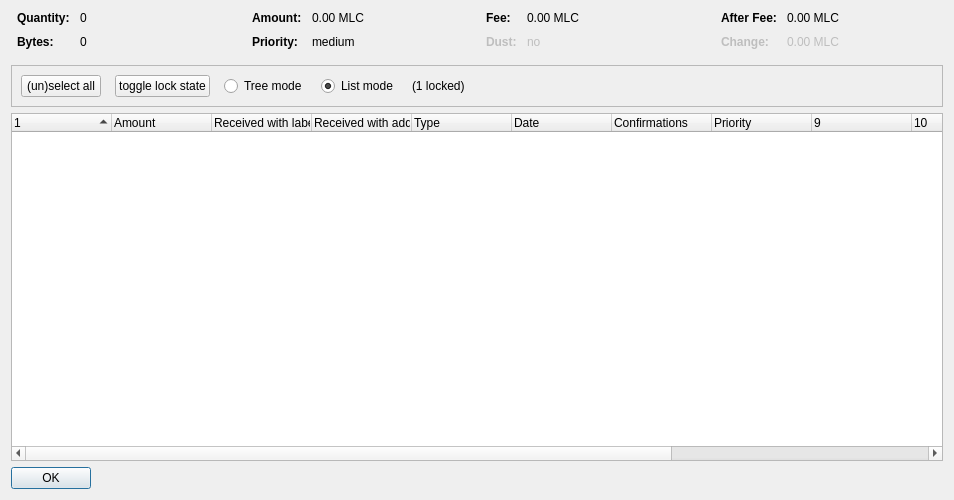
<?xml version="1.0" encoding="UTF-8"?>
<ui version="4.0">
 <class>CoinControlDialog</class>
 <widget class="QDialog" name="CoinControlDialog">
  <property name="geometry">
   <rect>
    <x>0</x>
    <y>0</y>
    <width>954</width>
    <height>500</height>
   </rect>
  </property>
  <property name="windowTitle">
   <string>Coin Selection</string>
  </property>
  <layout class="QVBoxLayout" name="verticalLayout">
   <item>
    <layout class="QHBoxLayout" name="horizontalLayoutTop" stretch="0,0,0,0">
     <property name="topMargin">
      <number>0</number>
     </property>
     <property name="bottomMargin">
      <number>10</number>
     </property>
     <item>
      <layout class="QFormLayout" name="formLayoutCoinControl1">
       <property name="horizontalSpacing">
        <number>10</number>
       </property>
       <property name="verticalSpacing">
        <number>10</number>
       </property>
       <property name="leftMargin">
        <number>6</number>
       </property>
       <property name="rightMargin">
        <number>6</number>
       </property>
       <item row="0" column="0">
        <widget class="QLabel" name="labelCoinControlQuantityText">
         <property name="font">
          <font>
           <weight>75</weight>
           <bold>true</bold>
          </font>
         </property>
         <property name="text">
          <string>Quantity:</string>
         </property>
        </widget>
       </item>
       <item row="0" column="1">
        <widget class="QLabel" name="labelCoinControlQuantity">
         <property name="cursor">
          <cursorShape>IBeamCursor</cursorShape>
         </property>
         <property name="contextMenuPolicy">
          <enum>Qt::ActionsContextMenu</enum>
         </property>
         <property name="text">
          <string notr="true">0</string>
         </property>
         <property name="textInteractionFlags">
          <set>Qt::LinksAccessibleByMouse|Qt::TextSelectableByKeyboard|Qt::TextSelectableByMouse</set>
         </property>
        </widget>
       </item>
       <item row="1" column="0">
        <widget class="QLabel" name="labelCoinControlBytesText">
         <property name="font">
          <font>
           <weight>75</weight>
           <bold>true</bold>
          </font>
         </property>
         <property name="text">
          <string>Bytes:</string>
         </property>
        </widget>
       </item>
       <item row="1" column="1">
        <widget class="QLabel" name="labelCoinControlBytes">
         <property name="cursor">
          <cursorShape>IBeamCursor</cursorShape>
         </property>
         <property name="contextMenuPolicy">
          <enum>Qt::ActionsContextMenu</enum>
         </property>
         <property name="text">
          <string notr="true">0</string>
         </property>
         <property name="textInteractionFlags">
          <set>Qt::LinksAccessibleByMouse|Qt::TextSelectableByKeyboard|Qt::TextSelectableByMouse</set>
         </property>
        </widget>
       </item>
      </layout>
     </item>
     <item>
      <layout class="QFormLayout" name="formLayoutCoinControl2">
       <property name="horizontalSpacing">
        <number>10</number>
       </property>
       <property name="verticalSpacing">
        <number>10</number>
       </property>
       <property name="leftMargin">
        <number>6</number>
       </property>
       <property name="rightMargin">
        <number>6</number>
       </property>
       <item row="0" column="0">
        <widget class="QLabel" name="labelCoinControlAmountText">
         <property name="font">
          <font>
           <weight>75</weight>
           <bold>true</bold>
          </font>
         </property>
         <property name="text">
          <string>Amount:</string>
         </property>
        </widget>
       </item>
       <item row="0" column="1">
        <widget class="QLabel" name="labelCoinControlAmount">
         <property name="cursor">
          <cursorShape>IBeamCursor</cursorShape>
         </property>
         <property name="contextMenuPolicy">
          <enum>Qt::ActionsContextMenu</enum>
         </property>
         <property name="text">
          <string notr="true">0.00 MLC</string>
         </property>
         <property name="textInteractionFlags">
          <set>Qt::LinksAccessibleByMouse|Qt::TextSelectableByKeyboard|Qt::TextSelectableByMouse</set>
         </property>
        </widget>
       </item>
       <item row="1" column="0">
        <widget class="QLabel" name="labelCoinControlPriorityText">
         <property name="font">
          <font>
           <weight>75</weight>
           <bold>true</bold>
          </font>
         </property>
         <property name="text">
          <string>Priority:</string>
         </property>
        </widget>
       </item>
       <item row="1" column="1">
        <widget class="QLabel" name="labelCoinControlPriority">
         <property name="cursor">
          <cursorShape>IBeamCursor</cursorShape>
         </property>
         <property name="contextMenuPolicy">
          <enum>Qt::ActionsContextMenu</enum>
         </property>
         <property name="text">
          <string>medium</string>
         </property>
         <property name="textInteractionFlags">
          <set>Qt::LinksAccessibleByMouse|Qt::TextSelectableByKeyboard|Qt::TextSelectableByMouse</set>
         </property>
        </widget>
       </item>
      </layout>
     </item>
     <item>
      <layout class="QFormLayout" name="formLayoutCoinControl3">
       <property name="horizontalSpacing">
        <number>10</number>
       </property>
       <property name="verticalSpacing">
        <number>10</number>
       </property>
       <property name="leftMargin">
        <number>6</number>
       </property>
       <property name="rightMargin">
        <number>6</number>
       </property>
       <item row="0" column="0">
        <widget class="QLabel" name="labelCoinControlFeeText">
         <property name="font">
          <font>
           <weight>75</weight>
           <bold>true</bold>
          </font>
         </property>
         <property name="text">
          <string>Fee:</string>
         </property>
        </widget>
       </item>
       <item row="0" column="1">
        <widget class="QLabel" name="labelCoinControlFee">
         <property name="cursor">
          <cursorShape>IBeamCursor</cursorShape>
         </property>
         <property name="contextMenuPolicy">
          <enum>Qt::ActionsContextMenu</enum>
         </property>
         <property name="text">
          <string notr="true">0.00 MLC</string>
         </property>
         <property name="textInteractionFlags">
          <set>Qt::LinksAccessibleByMouse|Qt::TextSelectableByKeyboard|Qt::TextSelectableByMouse</set>
         </property>
        </widget>
       </item>
       <item row="1" column="0">
        <widget class="QLabel" name="labelCoinControlLowOutputText">
         <property name="enabled">
          <bool>false</bool>
         </property>
         <property name="font">
          <font>
           <weight>75</weight>
           <bold>true</bold>
          </font>
         </property>
         <property name="text">
          <string>Dust:</string>
         </property>
        </widget>
       </item>
       <item row="1" column="1">
        <widget class="QLabel" name="labelCoinControlLowOutput">
         <property name="enabled">
          <bool>false</bool>
         </property>
         <property name="cursor">
          <cursorShape>IBeamCursor</cursorShape>
         </property>
         <property name="contextMenuPolicy">
          <enum>Qt::ActionsContextMenu</enum>
         </property>
         <property name="text">
          <string>no</string>
         </property>
         <property name="textInteractionFlags">
          <set>Qt::LinksAccessibleByMouse|Qt::TextSelectableByKeyboard|Qt::TextSelectableByMouse</set>
         </property>
        </widget>
       </item>
      </layout>
     </item>
     <item>
      <layout class="QFormLayout" name="formLayoutCoinControl4">
       <property name="horizontalSpacing">
        <number>10</number>
       </property>
       <property name="verticalSpacing">
        <number>10</number>
       </property>
       <property name="leftMargin">
        <number>6</number>
       </property>
       <property name="rightMargin">
        <number>6</number>
       </property>
       <item row="0" column="0">
        <widget class="QLabel" name="labelCoinControlAfterFeeText">
         <property name="font">
          <font>
           <weight>75</weight>
           <bold>true</bold>
          </font>
         </property>
         <property name="text">
          <string>After Fee:</string>
         </property>
        </widget>
       </item>
       <item row="0" column="1">
        <widget class="QLabel" name="labelCoinControlAfterFee">
         <property name="cursor">
          <cursorShape>IBeamCursor</cursorShape>
         </property>
         <property name="contextMenuPolicy">
          <enum>Qt::ActionsContextMenu</enum>
         </property>
         <property name="text">
          <string notr="true">0.00 MLC</string>
         </property>
         <property name="textInteractionFlags">
          <set>Qt::LinksAccessibleByMouse|Qt::TextSelectableByKeyboard|Qt::TextSelectableByMouse</set>
         </property>
        </widget>
       </item>
       <item row="1" column="0">
        <widget class="QLabel" name="labelCoinControlChangeText">
         <property name="enabled">
          <bool>false</bool>
         </property>
         <property name="font">
          <font>
           <weight>75</weight>
           <bold>true</bold>
          </font>
         </property>
         <property name="text">
          <string>Change:</string>
         </property>
        </widget>
       </item>
       <item row="1" column="1">
        <widget class="QLabel" name="labelCoinControlChange">
         <property name="enabled">
          <bool>false</bool>
         </property>
         <property name="cursor">
          <cursorShape>IBeamCursor</cursorShape>
         </property>
         <property name="contextMenuPolicy">
          <enum>Qt::ActionsContextMenu</enum>
         </property>
         <property name="text">
          <string notr="true">0.00 MLC</string>
         </property>
         <property name="textInteractionFlags">
          <set>Qt::LinksAccessibleByMouse|Qt::TextSelectableByKeyboard|Qt::TextSelectableByMouse</set>
         </property>
        </widget>
       </item>
      </layout>
     </item>
    </layout>
   </item>
   <item>
    <widget class="QFrame" name="frame">
     <property name="minimumSize">
      <size>
       <width>0</width>
       <height>40</height>
      </size>
     </property>
     <property name="frameShape">
      <enum>QFrame::StyledPanel</enum>
     </property>
     <property name="frameShadow">
      <enum>QFrame::Sunken</enum>
     </property>
     <layout class="QHBoxLayout" name="horizontalLayout">
      <item>
       <layout class="QHBoxLayout" name="horizontalLayoutPanel" stretch="0,0,0,0,0,0">
        <property name="spacing">
         <number>14</number>
        </property>
        <item>
         <widget class="QPushButton" name="pushButtonSelectAll">
          <property name="sizePolicy">
           <sizepolicy hsizetype="Maximum" vsizetype="Fixed">
            <horstretch>0</horstretch>
            <verstretch>0</verstretch>
           </sizepolicy>
          </property>
          <property name="text">
           <string>(un)select all</string>
          </property>
          <property name="autoDefault">
           <bool>false</bool>
          </property>
         </widget>
        </item>
        <item>
         <widget class="QPushButton" name="pushButtonToggleLock">
          <property name="sizePolicy">
           <sizepolicy hsizetype="Maximum" vsizetype="Fixed">
            <horstretch>0</horstretch>
            <verstretch>0</verstretch>
           </sizepolicy>
          </property>
          <property name="text">
           <string>toggle lock state</string>
          </property>
          <property name="autoDefault">
           <bool>false</bool>
          </property>
         </widget>
        </item>
        <item>
         <widget class="QRadioButton" name="radioTreeMode">
          <property name="sizePolicy">
           <sizepolicy hsizetype="Maximum" vsizetype="Fixed">
            <horstretch>0</horstretch>
            <verstretch>0</verstretch>
           </sizepolicy>
          </property>
          <property name="text">
           <string>Tree mode</string>
          </property>
         </widget>
        </item>
        <item>
         <widget class="QRadioButton" name="radioListMode">
          <property name="sizePolicy">
           <sizepolicy hsizetype="Maximum" vsizetype="Fixed">
            <horstretch>0</horstretch>
            <verstretch>0</verstretch>
           </sizepolicy>
          </property>
          <property name="text">
           <string>List mode</string>
          </property>
          <property name="checked">
           <bool>true</bool>
          </property>
         </widget>
        </item>
        <item>
         <widget class="QLabel" name="labelLocked">
          <property name="text">
           <string>(1 locked)</string>
          </property>
         </widget>
        </item>
        <item>
         <spacer name="horizontalSpacer">
          <property name="orientation">
           <enum>Qt::Horizontal</enum>
          </property>
          <property name="sizeHint" stdset="0">
           <size>
            <width>40</width>
            <height>20</height>
           </size>
          </property>
         </spacer>
        </item>
       </layout>
      </item>
     </layout>
    </widget>
   </item>
   <item>
    <widget class="CoinControlTreeWidget" name="treeWidget">
     <property name="contextMenuPolicy">
      <enum>Qt::CustomContextMenu</enum>
     </property>
     <property name="sortingEnabled">
      <bool>false</bool>
     </property>
     <property name="columnCount">
      <number>13</number>
     </property>
     <attribute name="headerShowSortIndicator" stdset="0">
      <bool>true</bool>
     </attribute>
     <attribute name="headerStretchLastSection">
      <bool>false</bool>
     </attribute>
     <column>
      <property name="text">
       <string/>
      </property>
     </column>
     <column>
      <property name="text">
       <string>Amount</string>
      </property>
     </column>
     <column>
      <property name="text">
       <string>Received with label</string>
      </property>
     </column>
     <column>
      <property name="text">
       <string>Received with address</string>
      </property>
     </column>
     <column>
      <property name="text">
       <string>Type</string>
      </property>
     </column>
     <column>
      <property name="text">
       <string>Date</string>
      </property>
     </column>
     <column>
      <property name="text">
       <string>Confirmations</string>
      </property>
      <property name="toolTip">
       <string>Confirmed</string>
      </property>
     </column>
     <column>
      <property name="text">
       <string>Priority</string>
      </property>
     </column>
     <column>
      <property name="text">
       <string/>
      </property>
     </column>
     <column>
      <property name="text">
       <string/>
      </property>
     </column>
     <column>
      <property name="text">
       <string/>
      </property>
     </column>
     <column>
      <property name="text">
       <string/>
      </property>
     </column>
     <column>
      <property name="text">
       <string/>
      </property>
     </column>
    </widget>
   </item>
   <item>
    <widget class="QDialogButtonBox" name="buttonBox">
     <property name="sizePolicy">
      <sizepolicy hsizetype="Maximum" vsizetype="Fixed">
       <horstretch>0</horstretch>
       <verstretch>0</verstretch>
      </sizepolicy>
     </property>
     <property name="orientation">
      <enum>Qt::Horizontal</enum>
     </property>
     <property name="standardButtons">
      <set>QDialogButtonBox::Ok</set>
     </property>
    </widget>
   </item>
  </layout>
 </widget>
 <customwidgets>
  <customwidget>
   <class>CoinControlTreeWidget</class>
   <extends>QTreeWidget</extends>
   <header>coincontroltreewidget.h</header>
  </customwidget>
 </customwidgets>
 <resources/>
 <connections/>
</ui>
